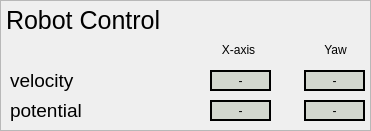
   <widget class="QFrame" name="frame_robot_control">
    <property name="geometry">
     <rect>
      <x>910</x>
      <y>510</y>
      <width>371</width>
      <height>131</height>
     </rect>
    </property>
    <property name="frameShape">
     <enum>QFrame::StyledPanel</enum>
    </property>
    <property name="frameShadow">
     <enum>QFrame::Raised</enum>
    </property>
    <widget class="QLabel" name="label_robot_control">
     <property name="geometry">
      <rect>
       <x>6</x>
       <y>10</y>
       <width>361</width>
       <height>21</height>
      </rect>
     </property>
     <property name="font">
      <font>
       <pointsize>19</pointsize>
      </font>
     </property>
     <property name="text">
      <string>Robot Control</string>
     </property>
    </widget>
    <widget class="QLabel" name="label_velocity">
     <property name="geometry">
      <rect>
       <x>10</x>
       <y>70</y>
       <width>81</width>
       <height>21</height>
      </rect>
     </property>
     <property name="font">
      <font>
       <pointsize>14</pointsize>
      </font>
     </property>
     <property name="text">
      <string>velocity</string>
     </property>
    </widget>
    <widget class="QLabel" name="label_potential">
     <property name="geometry">
      <rect>
       <x>10</x>
       <y>100</y>
       <width>81</width>
       <height>21</height>
      </rect>
     </property>
     <property name="font">
      <font>
       <pointsize>14</pointsize>
      </font>
     </property>
     <property name="text">
      <string>potential</string>
     </property>
    </widget>
    <widget class="QLabel" name="label_x1">
     <property name="geometry">
      <rect>
       <x>213</x>
       <y>40</y>
       <width>51</width>
       <height>20</height>
      </rect>
     </property>
     <property name="text">
      <string>X-axis</string>
     </property>
     <property name="alignment">
      <set>Qt::AlignCenter</set>
     </property>
    </widget>
    <widget class="QLabel" name="label_velocity_x">
     <property name="geometry">
      <rect>
       <x>210</x>
       <y>70</y>
       <width>61</width>
       <height>21</height>
      </rect>
     </property>
     <property name="styleSheet">
      <string notr="true">background-color: rgb(211, 215, 207);
border-color:rgb(0, 0, 0); border-style:solid; border-width:2px;</string>
     </property>
     <property name="text">
      <string>-</string>
     </property>
     <property name="alignment">
      <set>Qt::AlignCenter</set>
     </property>
    </widget>
    <widget class="QLabel" name="label_velocity_yaw">
     <property name="geometry">
      <rect>
       <x>304</x>
       <y>70</y>
       <width>61</width>
       <height>21</height>
      </rect>
     </property>
     <property name="styleSheet">
      <string notr="true">background-color: rgb(211, 215, 207);
border-color:rgb(0, 0, 0); border-style:solid; border-width:2px;</string>
     </property>
     <property name="text">
      <string>-</string>
     </property>
     <property name="alignment">
      <set>Qt::AlignCenter</set>
     </property>
    </widget>
    <widget class="QLabel" name="label_potential_x">
     <property name="geometry">
      <rect>
       <x>210</x>
       <y>100</y>
       <width>61</width>
       <height>21</height>
      </rect>
     </property>
     <property name="styleSheet">
      <string notr="true">background-color: rgb(211, 215, 207);
border-color:rgb(0, 0, 0); border-style:solid; border-width:2px;</string>
     </property>
     <property name="text">
      <string>-</string>
     </property>
     <property name="alignment">
      <set>Qt::AlignCenter</set>
     </property>
    </widget>
    <widget class="QLabel" name="label_potential_yaw">
     <property name="geometry">
      <rect>
       <x>304</x>
       <y>100</y>
       <width>61</width>
       <height>21</height>
      </rect>
     </property>
     <property name="styleSheet">
      <string notr="true">background-color: rgb(211, 215, 207);
border-color:rgb(0, 0, 0); border-style:solid; border-width:2px;</string>
     </property>
     <property name="text">
      <string>-</string>
     </property>
     <property name="alignment">
      <set>Qt::AlignCenter</set>
     </property>
    </widget>
    <widget class="QLabel" name="label_y1">
     <property name="geometry">
      <rect>
       <x>310</x>
       <y>40</y>
       <width>51</width>
       <height>20</height>
      </rect>
     </property>
     <property name="text">
      <string>Yaw</string>
     </property>
     <property name="alignment">
      <set>Qt::AlignCenter</set>
     </property>
    </widget>
   </widget>
